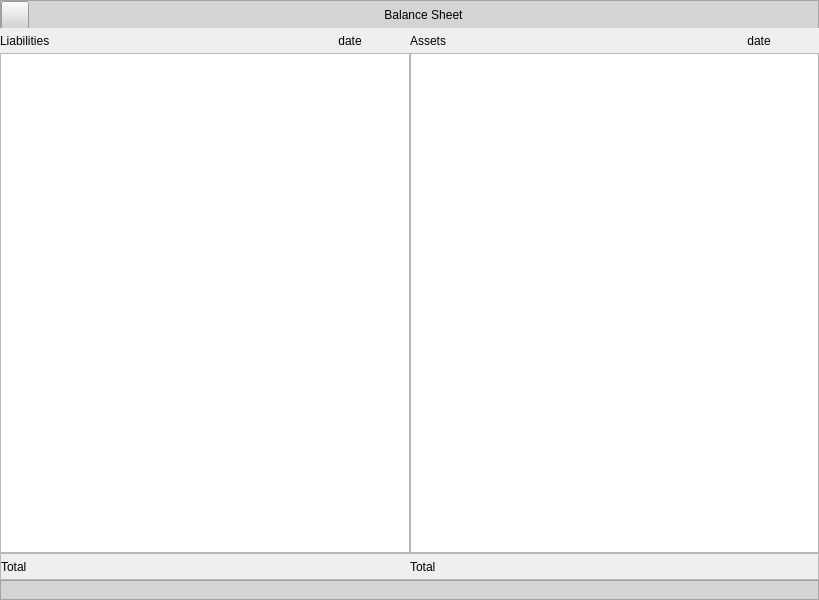
<?xml version="1.0" encoding="UTF-8"?>
<ui version="4.0">
 <class>MainWindow</class>
 <widget class="QMainWindow" name="MainWindow">
  <property name="geometry">
   <rect>
    <x>0</x>
    <y>0</y>
    <width>819</width>
    <height>600</height>
   </rect>
  </property>
  <property name="windowTitle">
   <string>MainWindow</string>
  </property>
  <widget class="QWidget" name="centralwidget">
   <layout class="QGridLayout" name="gridLayout_2">
    <property name="leftMargin">
     <number>0</number>
    </property>
    <property name="topMargin">
     <number>0</number>
    </property>
    <property name="rightMargin">
     <number>0</number>
    </property>
    <property name="bottomMargin">
     <number>0</number>
    </property>
    <property name="spacing">
     <number>0</number>
    </property>
    <item row="0" column="0">
     <widget class="QFrame" name="fheader">
      <property name="minimumSize">
       <size>
        <width>0</width>
        <height>28</height>
       </size>
      </property>
      <property name="maximumSize">
       <size>
        <width>16777215</width>
        <height>28</height>
       </size>
      </property>
      <property name="styleSheet">
       <string notr="true">background-color: rgb(212, 212, 212);
font: 63 11pt &quot;Segoe UI Semibold&quot;;
color:#000000</string>
      </property>
      <property name="frameShape">
       <enum>QFrame::StyledPanel</enum>
      </property>
      <property name="frameShadow">
       <enum>QFrame::Raised</enum>
      </property>
      <layout class="QGridLayout" name="gridLayout">
       <property name="leftMargin">
        <number>0</number>
       </property>
       <property name="topMargin">
        <number>0</number>
       </property>
       <property name="rightMargin">
        <number>0</number>
       </property>
       <property name="bottomMargin">
        <number>0</number>
       </property>
       <property name="horizontalSpacing">
        <number>0</number>
       </property>
       <item row="0" column="0">
        <widget class="QPushButton" name="pbBack">
         <property name="minimumSize">
          <size>
           <width>28</width>
           <height>28</height>
          </size>
         </property>
         <property name="maximumSize">
          <size>
           <width>28</width>
           <height>28</height>
          </size>
         </property>
         <property name="styleSheet">
          <string notr="true">QPushButton::hover{

background-color: #9a9a9a

}</string>
         </property>
         <property name="text">
          <string/>
         </property>
         <property name="icon">
          <iconset resource="../icons/icons.qrc">
           <normaloff>:/icon1/corner-down-left.svg</normaloff>:/icon1/corner-down-left.svg</iconset>
         </property>
        </widget>
       </item>
       <item row="0" column="1">
        <widget class="QLabel" name="label">
         <property name="minimumSize">
          <size>
           <width>0</width>
           <height>28</height>
          </size>
         </property>
         <property name="maximumSize">
          <size>
           <width>16777215</width>
           <height>28</height>
          </size>
         </property>
         <property name="text">
          <string>Balance Sheet</string>
         </property>
         <property name="alignment">
          <set>Qt::AlignCenter</set>
         </property>
        </widget>
       </item>
      </layout>
     </widget>
    </item>
    <item row="2" column="0">
     <widget class="QFrame" name="ffooter">
      <property name="minimumSize">
       <size>
        <width>0</width>
        <height>20</height>
       </size>
      </property>
      <property name="maximumSize">
       <size>
        <width>16777215</width>
        <height>20</height>
       </size>
      </property>
      <property name="styleSheet">
       <string notr="true">background-color: rgb(212, 212, 212);</string>
      </property>
      <property name="frameShape">
       <enum>QFrame::StyledPanel</enum>
      </property>
      <property name="frameShadow">
       <enum>QFrame::Raised</enum>
      </property>
     </widget>
    </item>
    <item row="1" column="0">
     <widget class="QWidget" name="widget" native="true">
      <layout class="QGridLayout" name="gridLayout_3">
       <property name="leftMargin">
        <number>0</number>
       </property>
       <property name="topMargin">
        <number>0</number>
       </property>
       <property name="rightMargin">
        <number>0</number>
       </property>
       <property name="bottomMargin">
        <number>0</number>
       </property>
       <property name="spacing">
        <number>0</number>
       </property>
       <item row="1" column="2" colspan="2">
        <widget class="QTableView" name="tvAssets"/>
       </item>
       <item row="0" column="2">
        <widget class="QLabel" name="label_5">
         <property name="styleSheet">
          <string notr="true">font: 12pt &quot;Sitka Text&quot;;</string>
         </property>
         <property name="text">
          <string>Assets</string>
         </property>
         <property name="alignment">
          <set>Qt::AlignLeading|Qt::AlignLeft|Qt::AlignVCenter</set>
         </property>
        </widget>
       </item>
       <item row="1" column="0" colspan="2">
        <widget class="QTableView" name="tvLiabilities"/>
       </item>
       <item row="0" column="0">
        <widget class="QLabel" name="label_3">
         <property name="styleSheet">
          <string notr="true">font: 12pt &quot;Sitka Text&quot;;</string>
         </property>
         <property name="text">
          <string>Liabilities</string>
         </property>
         <property name="alignment">
          <set>Qt::AlignLeading|Qt::AlignLeft|Qt::AlignVCenter</set>
         </property>
        </widget>
       </item>
       <item row="0" column="3">
        <widget class="QLabel" name="lbDateAss">
         <property name="sizePolicy">
          <sizepolicy hsizetype="Fixed" vsizetype="Fixed">
           <horstretch>0</horstretch>
           <verstretch>0</verstretch>
          </sizepolicy>
         </property>
         <property name="minimumSize">
          <size>
           <width>120</width>
           <height>25</height>
          </size>
         </property>
         <property name="maximumSize">
          <size>
           <width>120</width>
           <height>25</height>
          </size>
         </property>
         <property name="text">
          <string>date</string>
         </property>
         <property name="alignment">
          <set>Qt::AlignCenter</set>
         </property>
        </widget>
       </item>
       <item row="0" column="1">
        <widget class="QLabel" name="lbDateLia">
         <property name="sizePolicy">
          <sizepolicy hsizetype="Fixed" vsizetype="Fixed">
           <horstretch>0</horstretch>
           <verstretch>0</verstretch>
          </sizepolicy>
         </property>
         <property name="minimumSize">
          <size>
           <width>120</width>
           <height>25</height>
          </size>
         </property>
         <property name="maximumSize">
          <size>
           <width>120</width>
           <height>25</height>
          </size>
         </property>
         <property name="text">
          <string>date</string>
         </property>
         <property name="alignment">
          <set>Qt::AlignCenter</set>
         </property>
        </widget>
       </item>
       <item row="2" column="0" colspan="4">
        <widget class="QFrame" name="frame">
         <property name="minimumSize">
          <size>
           <width>0</width>
           <height>25</height>
          </size>
         </property>
         <property name="frameShape">
          <enum>QFrame::StyledPanel</enum>
         </property>
         <property name="frameShadow">
          <enum>QFrame::Raised</enum>
         </property>
         <layout class="QGridLayout" name="gridLayout_4">
          <property name="leftMargin">
           <number>0</number>
          </property>
          <property name="topMargin">
           <number>0</number>
          </property>
          <property name="rightMargin">
           <number>0</number>
          </property>
          <property name="bottomMargin">
           <number>0</number>
          </property>
          <property name="spacing">
           <number>0</number>
          </property>
          <item row="0" column="0">
           <widget class="QLabel" name="label_2">
            <property name="sizePolicy">
             <sizepolicy hsizetype="Preferred" vsizetype="Preferred">
              <horstretch>0</horstretch>
              <verstretch>0</verstretch>
             </sizepolicy>
            </property>
            <property name="minimumSize">
             <size>
              <width>0</width>
              <height>25</height>
             </size>
            </property>
            <property name="maximumSize">
             <size>
              <width>80</width>
              <height>25</height>
             </size>
            </property>
            <property name="text">
             <string>Total</string>
            </property>
            <property name="alignment">
             <set>Qt::AlignLeading|Qt::AlignLeft|Qt::AlignVCenter</set>
            </property>
           </widget>
          </item>
          <item row="0" column="1">
           <widget class="Line" name="line">
            <property name="styleSheet">
             <string notr="true">background-color: transparent</string>
            </property>
            <property name="orientation">
             <enum>Qt::Horizontal</enum>
            </property>
           </widget>
          </item>
          <item row="0" column="2">
           <widget class="QLabel" name="lbTotalLia">
            <property name="minimumSize">
             <size>
              <width>100</width>
              <height>25</height>
             </size>
            </property>
            <property name="maximumSize">
             <size>
              <width>25</width>
              <height>100</height>
             </size>
            </property>
            <property name="text">
             <string/>
            </property>
           </widget>
          </item>
          <item row="0" column="3">
           <widget class="QLabel" name="label_4">
            <property name="sizePolicy">
             <sizepolicy hsizetype="Preferred" vsizetype="Preferred">
              <horstretch>0</horstretch>
              <verstretch>0</verstretch>
             </sizepolicy>
            </property>
            <property name="minimumSize">
             <size>
              <width>0</width>
              <height>25</height>
             </size>
            </property>
            <property name="maximumSize">
             <size>
              <width>80</width>
              <height>25</height>
             </size>
            </property>
            <property name="text">
             <string>Total</string>
            </property>
            <property name="alignment">
             <set>Qt::AlignLeading|Qt::AlignLeft|Qt::AlignVCenter</set>
            </property>
           </widget>
          </item>
          <item row="0" column="4">
           <widget class="Line" name="line_2">
            <property name="styleSheet">
             <string notr="true">background-color: transparent</string>
            </property>
            <property name="orientation">
             <enum>Qt::Horizontal</enum>
            </property>
           </widget>
          </item>
          <item row="0" column="5">
           <widget class="QLabel" name="lbTotalAss">
            <property name="sizePolicy">
             <sizepolicy hsizetype="Preferred" vsizetype="Preferred">
              <horstretch>0</horstretch>
              <verstretch>0</verstretch>
             </sizepolicy>
            </property>
            <property name="minimumSize">
             <size>
              <width>100</width>
              <height>25</height>
             </size>
            </property>
            <property name="maximumSize">
             <size>
              <width>100</width>
              <height>25</height>
             </size>
            </property>
            <property name="text">
             <string/>
            </property>
           </widget>
          </item>
         </layout>
        </widget>
       </item>
      </layout>
     </widget>
    </item>
   </layout>
  </widget>
 </widget>
 <resources>
  <include location="../icons/icons.qrc"/>
  <include location="../icons.qrc"/>
 </resources>
 <connections/>
</ui>
